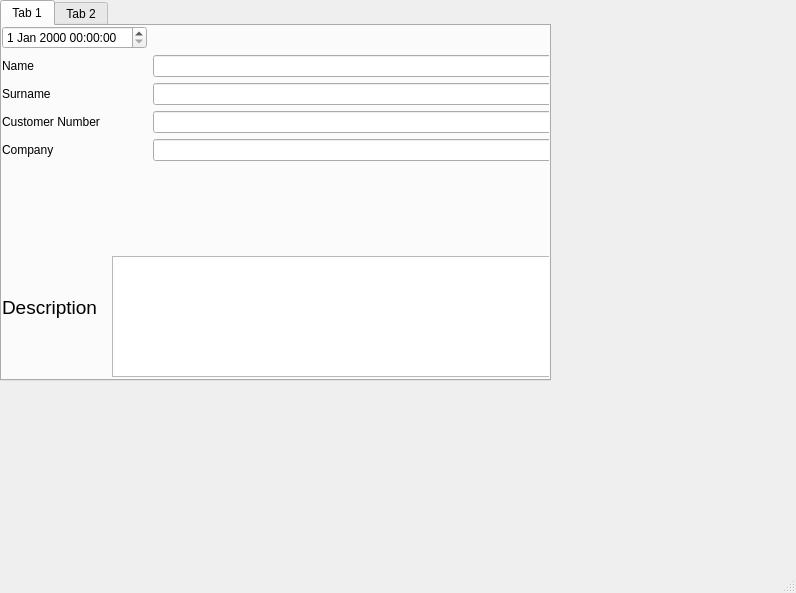
<?xml version="1.0" encoding="UTF-8"?>
<ui version="4.0">
 <class>MainWindow1</class>
 <widget class="QMainWindow" name="MainWindow1">
  <property name="geometry">
   <rect>
    <x>0</x>
    <y>0</y>
    <width>796</width>
    <height>593</height>
   </rect>
  </property>
  <property name="windowTitle">
   <string>MainWindow</string>
  </property>
  <widget class="QWidget" name="centralwidget">
   <widget class="QTabWidget" name="tabWidget">
    <property name="geometry">
     <rect>
      <x>0</x>
      <y>0</y>
      <width>551</width>
      <height>381</height>
     </rect>
    </property>
    <property name="currentIndex">
     <number>0</number>
    </property>
    <widget class="QWidget" name="tab">
     <attribute name="title">
      <string>Tab 1</string>
     </attribute>
     <widget class="QWidget" name="formLayoutWidget">
      <property name="geometry">
       <rect>
        <x>0</x>
        <y>0</y>
        <width>551</width>
        <height>231</height>
       </rect>
      </property>
      <layout class="QFormLayout" name="formLayout">
       <item row="1" column="0">
        <widget class="QLabel" name="label_3">
         <property name="text">
          <string>Name</string>
         </property>
        </widget>
       </item>
       <item row="1" column="1">
        <widget class="QLineEdit" name="lineEdit_2"/>
       </item>
       <item row="2" column="0">
        <widget class="QLabel" name="label_4">
         <property name="text">
          <string>Surname</string>
         </property>
        </widget>
       </item>
       <item row="2" column="1">
        <widget class="QLineEdit" name="lineEdit_3"/>
       </item>
       <item row="0" column="0">
        <widget class="QDateTimeEdit" name="dateTimeEdit"/>
       </item>
       <item row="3" column="0">
        <widget class="QLabel" name="label_5">
         <property name="text">
          <string>Customer Number</string>
         </property>
        </widget>
       </item>
       <item row="3" column="1">
        <widget class="QLineEdit" name="lineEdit_4"/>
       </item>
       <item row="4" column="0">
        <widget class="QLabel" name="label_6">
         <property name="text">
          <string>Company </string>
         </property>
        </widget>
       </item>
       <item row="4" column="1">
        <widget class="QLineEdit" name="lineEdit_5"/>
       </item>
      </layout>
     </widget>
     <widget class="QTextEdit" name="textEdit">
      <property name="geometry">
       <rect>
        <x>110</x>
        <y>230</y>
        <width>441</width>
        <height>121</height>
       </rect>
      </property>
     </widget>
     <widget class="QLabel" name="label_7">
      <property name="geometry">
       <rect>
        <x>0</x>
        <y>266</y>
        <width>111</width>
        <height>31</height>
       </rect>
      </property>
      <property name="font">
       <font>
        <pointsize>14</pointsize>
       </font>
      </property>
      <property name="text">
       <string>Description</string>
      </property>
     </widget>
    </widget>
    <widget class="QWidget" name="tab_2">
     <attribute name="title">
      <string>Tab 2</string>
     </attribute>
     <widget class="QTableWidget" name="tableWidget">
      <property name="geometry">
       <rect>
        <x>0</x>
        <y>0</y>
        <width>291</width>
        <height>192</height>
       </rect>
      </property>
      <row>
       <property name="text">
        <string>1</string>
       </property>
      </row>
      <column>
       <property name="text">
        <string>Name</string>
       </property>
      </column>
      <column>
       <property name="text">
        <string>Surname</string>
       </property>
      </column>
      <column>
       <property name="text">
        <string>Number</string>
       </property>
      </column>
     </widget>
    </widget>
   </widget>
  </widget>
  <widget class="QMenuBar" name="menubar">
   <property name="geometry">
    <rect>
     <x>0</x>
     <y>0</y>
     <width>796</width>
     <height>23</height>
    </rect>
   </property>
  </widget>
  <widget class="QStatusBar" name="statusbar"/>
 </widget>
 <resources/>
 <connections/>
</ui>
